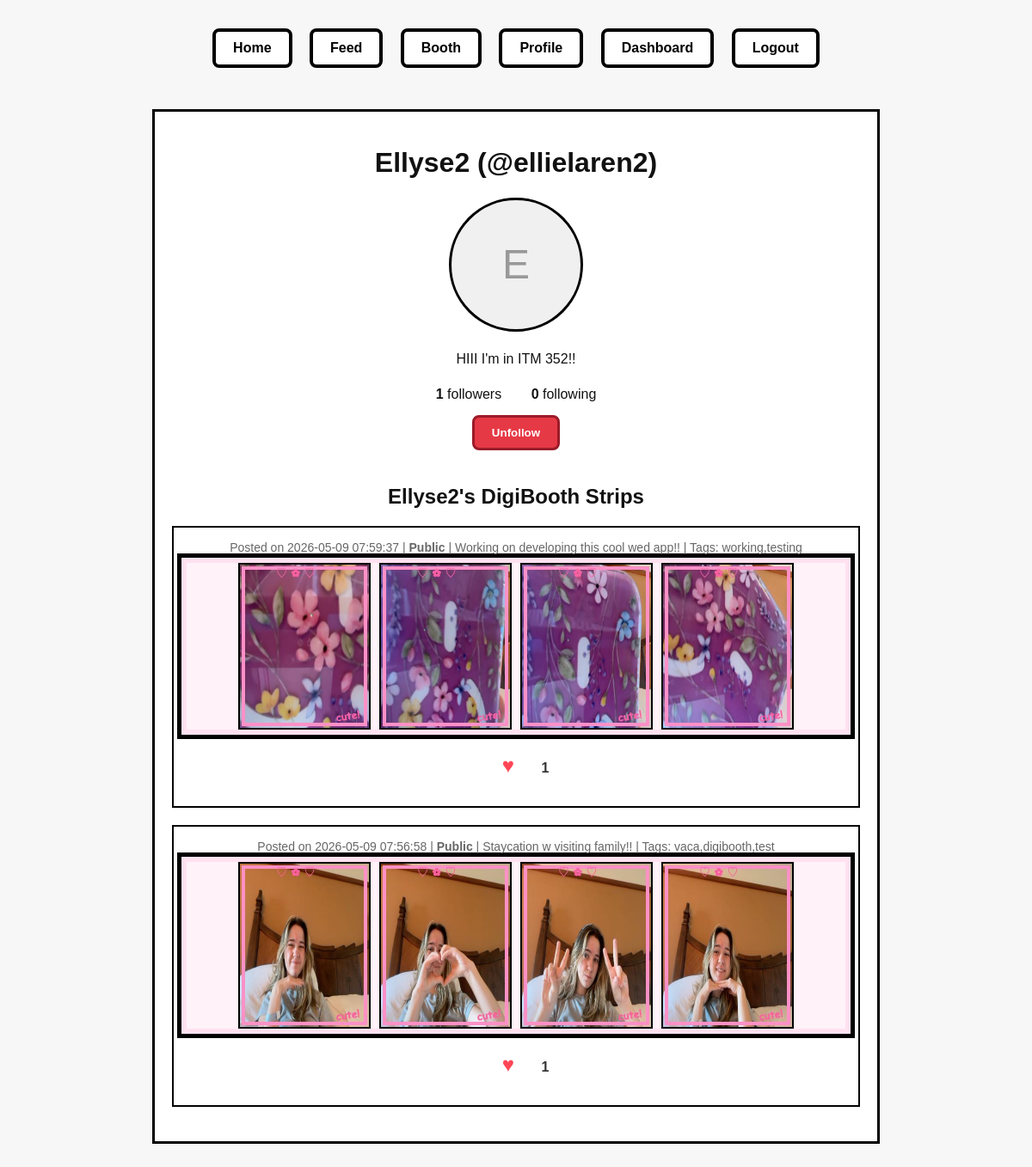
Page /profile/ellielaren2 (signed in) on the committed database.
### tables this page shows
CREATE TABLE users (
            id INTEGER PRIMARY KEY AUTOINCREMENT,
            name TEXT NOT NULL,
            username TEXT NOT NULL UNIQUE,
            email TEXT NOT NULL UNIQUE,
            confirmed INTEGER DEFAULT 0,
            confirmation_code TEXT NOT NULL,
            created_at TEXT NOT NULL
        , profile_image TEXT, bio TEXT);

CREATE TABLE posts (
           id INTEGER PRIMARY KEY AUTOINCREMENT,
           username TEXT NOT NULL,
           image_filenames TEXT NOT NULL,  -- JSON string
           filter_choice TEXT,
           frame_choice TEXT,
           layout_choice TEXT,
           caption TEXT,
           tags TEXT,
           timestamp TEXT NOT NULL
       , privacy TEXT DEFAULT 'public');

### app.py (the view)
@app.route("/profile")
@app.route("/profile/<username>")
def profile(username=None):
   if "username" not in session:
       return redirect("/signin")
   current_user = session["username"]
   if username is None:
       username = current_user
   conn = get_db_connection()
   user = conn.execute("SELECT * FROM users WHERE username = ?", (username,)).fetchone()
   if user is None:
       conn.close()
       return "User not found", 404
   user_posts = conn.execute("SELECT * FROM posts WHERE username = ? ORDER BY timestamp DESC", (username,)).fetchall()
   follower_count = conn.execute(
       "SELECT COUNT(*) as count FROM follows WHERE followed_username = ?",
       (username,)
   ).fetchone()["count"]
   following_count = conn.execute(
       "SELECT COUNT(*) as count FROM follows WHERE follower_username = ?",
       (username,)
   ).fetchone()["count"]
   is_following = False
   if current_user != username:
       is_following = conn.execute(
           "SELECT 1 FROM follows WHERE follower_username = ? AND followed_username = ?",
           (current_user, username)
       ).fetchone() is not None
   posts = []
   for row in user_posts:
       post = dict(row)
       post["image_filenames"] = json.loads(post["image_filenames"])
       like_count = conn.execute(
           "SELECT COUNT(*) as count FROM likes WHERE post_id = ?",
           (post["id"],)
       ).fetchone()["count"]
       post["like_count"] = like_count
       user_liked = conn.execute(
           "SELECT 1 FROM likes WHERE post_id = ? AND username = ?",
           (post["id"], current_user)
       ).fetchone() is not None
       post["user_liked"] = user_liked
       posts.append(post)
   conn.close()
   return render_template("profile.html",
                         user=user,
                         posts=posts,
                         follower_count=follower_count,
                         following_count=following_count,
                         is_following=is_following,
                         is_own_profile=(current_user == username))

### app.py (called while the page is built)
def get_db_connection():
   conn = sqlite3.connect(DATABASE)
   conn.row_factory = sqlite3.Row
   return conn

### templates/profile.html (shortened to what this page needs)
<!DOCTYPE html>
<html>
<head>
   <link rel="stylesheet" href="{{ url_for('static', filename='style.css') }}">
</head>
<body>
{% include "_navbar.html" %}
<div class="profile-container">
   <div class="profile-header">
       <h1>{{ user['name'] }} (@{{ user['username'] }})</h1>
       {% if user['profile_image'] %}
           <img src="{{ url_for('static', filename='uploads/' + user['profile_image']) }}" alt="Profile Image" class="profile-image">
       {% else %}
           <div class="profile-image placeholder">{{ user['name'][0].upper() }}</div>
       {% endif %}
       {% if user['bio'] %}
           <p class="bio">{{ user['bio'] }}</p>
       {% else %}
           <p class="bio">No bio yet.</p>
       {% endif %}
       <div class="follow-stats">
           <span class="stat"><strong>{{ follower_count }}</strong> followers</span>
           <span class="stat"><strong>{{ following_count }}</strong> following</span>
       </div>
       {% if not is_own_profile %}
           <button class="follow-button {% if is_following %}following{% endif %}"
                   data-username="{{ user['username'] }}"
                   onclick="toggleFollow('{{ user['username'] }}')">
               {% if is_following %}Unfollow{% else %}Follow{% endif %}
           </button>
       {% endif %}
   </div>
   <div class="posts-section">
       <h2>
           {% if is_own_profile %}
               Your DigiBooth Strips
           {% else %}
               {{ user['name'] }}'s DigiBooth Strips
           {% endif %}
       </h2>
       {% if posts %}
           {% for post in posts %}
               <div class="post">
                   <div class="post-meta">
                       Posted on {{ post['timestamp'] }}
                       {% if post['privacy'] == 'private' %}
                           | <strong>Private</strong>
                       {% else %}
                           | <strong>Public</strong>
                       {% endif %}
                       {% if post['caption'] %} | {{ post['caption'] }}{% endif %}
                       {% if post['tags'] %} | Tags: {{ post['tags'] }}{% endif %}
                   </div>
                   <div class="post-images frame-{{ post['frame_choice'] }}">
                       {% for filename in post['image_filenames'] %}
                           <img src="{{ url_for('static', filename='uploads/' + filename) }}" alt="Photo">
                       {% endfor %}
                   </div>
                   <div class="like-section">
                       <button class="like-button {% if post.user_liked %}liked{% endif %}"
                               data-post-id="{{ post.id }}"
                               onclick="toggleLike({{ post.id }})">
                           ♥
                       </button>
                       <span class="like-count">{{ post.like_count }}</span>
                   </div>
               </div>
           {% endfor %}
       {% else %}
           <p>You haven't created any photostrips yet. <a href="/booth">Create your first one!</a></p>
       {% endif %}
   </div>
</div>
</body>
</html>

### static/style.css (style rules this page uses)
body { margin: 0; font-family: "Comic Sans MS", "Trebuchet MS", Arial, sans-serif; background: #f7f7f7; color: #111; text-align: center; }
button { margin: 8px; padding: 10px 14px; border: 3px solid black; background: white; color: black; font-weight: bold; cursor: pointer; }
.frame-pink { border-color: #ff8fc7; background: #fff2f8; box-shadow: 0 0 0 6px #ffe1f0, 0 0 0 11px black; }

### templates/profile.html (style rules this page uses)
.profile-container { max-width: 800px; margin: 40px auto; padding: 20px; background: white; border: 3px solid black; }
.profile-header { text-align: center; margin-bottom: 30px; }
.profile-image { width: 150px; height: 150px; border-radius: 50%; border: 3px solid black; object-fit: cover; margin: 0 auto 20px; display: block; }
.profile-image.placeholder { background: #f0f0f0; display: flex; align-items: center; justify-content: center; font-size: 48px; color: #999; }
.bio { margin: 20px 0; font-size: 16px; line-height: 1.5; }
.follow-stats { margin: 15px 0; text-align: center; }
.stat { margin: 0 15px; font-size: 16px; }
.follow-button { display: block; margin: 15px auto; padding: 10px 20px; border: 3px solid black; background: white; color: black; font-weight: bold; cursor: pointer; border-radius: 8px; }
.follow-button.following { background: #e63946; color: white; border-color: #9a1c28; }
.posts-section { margin-top: 40px; }
.post { border: 2px solid black; margin: 20px 0; padding: 15px; background: white; }
.post-images { display: flex; gap: 10px; margin-bottom: 10px; justify-content: center; }
.post img { max-width: 150px; max-height: 200px; object-fit: cover; border: 2px solid black; }
.post-meta { font-size: 14px; color: #666; margin-bottom: 10px; }
.like-section { text-align: center; margin-top: 10px; }
.like-button { background: none; border: none; font-size: 24px; cursor: pointer; color: #ccc; transition: color 0.2s; }
.like-button.liked { color: #ff4757; }
.like-count { margin-left: 5px; font-size: 16px; font-weight: bold; color: #333; }

### rows in the picture
users: name "Ellyse2", username "ellielaren2", name "E", bio "HIII I'm in ITM 352!!"
posts: timestamp "2026-05-09 07:59:37", privacy "Public", caption "Working on developing this cool wed app!!", tags "working,testing", like_count "1"
posts: timestamp "2026-05-09 07:56:58", privacy "Public", caption "Staycation w visiting family!!", tags "vaca,digibooth,test", like_count "1"

### other values in the picture
{{ follower_count }} "1"
{{ following_count }} "0"
